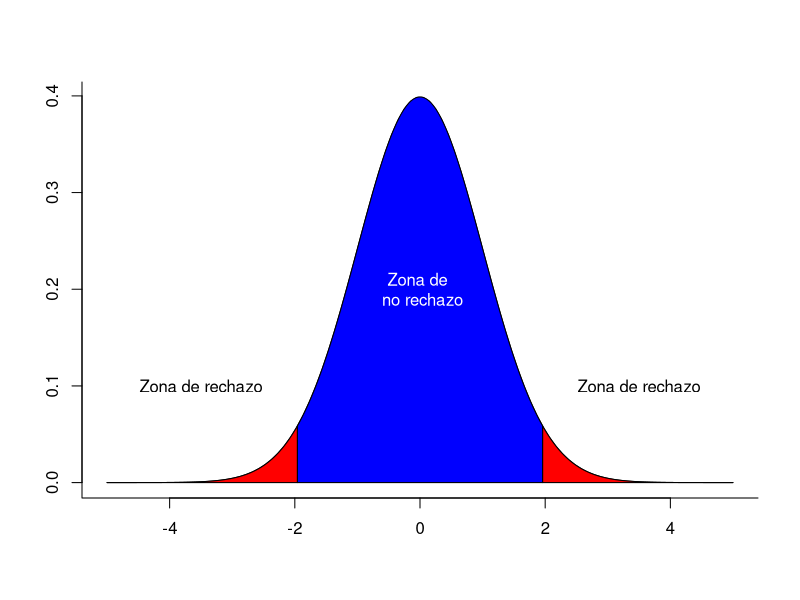

Reproduce this figure in R. (Note: this script raises an error after producing the figure.)
#Fucnión para generar la gráfica de la prueba de medias con sigma conocida.
#Genera las zonas de rechazo y no rechazo y posiciona el etadistico de prueba en su valor.
#Funciona para una y dos poblaciones. Solo distribución normal por ahora

plot.norm.test <- function (data, data2 = NULL, mu0 = NULL, gamma = 0.95, sigma = NULL, sigma2 = NULL, cola = "ambas", main = "", ylab ="", xlab ="", col.NR ="blue", col.R = "red", col.t = "black") {
  alfa = 1-gamma
  if(is.null(data2)) {
    est.prueb <- (mean(data)-mu0)/(sigma/sqrt(length(data)))
    if(cola == "izquierda"){
      ZR.Inf <- -5
      ZR.Sup <- qnorm(alfa)
      zona.NR=seq(ZR.Sup,5,length.out = 100)
      xNR <- c(ZR.Sup,zona.NR,5)
      yNR <- c(0,dnorm(zona.NR),0)
      xR <- c(-5,seq(-5,ZR.Sup,length.out = 100),ZR.Sup)
      yR <- c(0,dnorm(seq(-5,ZR.Sup,length.out = 100)),0)
      plot(x= seq(-5,5,length.out= length(zona.NR)), y = dnorm(seq(-5,5,length.out = length(zona.NR))), type = "l", bty = "l", main = main, ylab = ylab, xlab = xlab)
      polygon(xNR, yNR, col= col.NR)
      polygon(xR, yR, col= col.R)
      text(x = c(0,-3.5), y = c(0.2,0.1), labels = c("Zona de \n no rechazo", "Zona de rechazo"), col = c("white",1))
      if(est.prueb < -5){
        text(x = -4.5, y = 0.06, labels ="t", cex = 2, col = "black")
        text(x = -4.5, y = 0.03, labels ="<-", cex = 2, col = "black", srt = 90)
      }else {
        text(x = est.prueb, y = 0.06, labels ="t", cex = 2, col = "black")
        text(x = est.prueb, y = 0.03, labels ="<-", cex = 2, col = "black", srt = 90)
      }
    }else if (cola == "derecha"){
      ZR.Inf <- qnorm(1-alfa)
      ZR.Sup <- 5
      zona.NR=seq(-5,ZR.Inf,length.out = 100)
      xNR <- c(-5,zona.NR,ZR.Inf)
      yNR <- c(0,dnorm(zona.NR),0)
      xR <- c(ZR.Inf,seq(ZR.Inf, 5,length.out = 100),5)
      yR <- c(0,dnorm(seq(ZR.Inf, 5,length.out = 100)),0)
      plot(x= seq(-5,5,length.out= length(zona.NR)), y = dnorm(seq(-5,5,length.out = length(zona.NR))), type = "l", bty = "l", main = main, ylab = ylab, xlab = xlab)
      polygon(xNR, yNR, col= col.NR)
      polygon(xR, yR, col= col.R)
      text(x = c(0,3.5), y = c(0.2,0.1), labels = c("Zona de \n no rechazo", "Zona de rechazo"), col = c("white",1))
      if(est.prueb > 5){
        text(x = 4.5, y = 0.06, labels ="t", cex = 2, col = "black")
        text(x = 4.5, y = 0.03, labels ="<-", cex = 2, col = "black", srt = 90)
      } else {
        text(x = est.prueb, y = 0.06, labels ="t", cex = 2, col = "black")
        text(x = est.prueb, y = 0.03, labels ="<-", cex = 2, col = "black", srt = 90)
      }
    }else if (cola == "ambas"){
      ZR.Inf <- qnorm(alfa/2)
      ZR.Sup <- qnorm(1-alfa/2)
      zona.NR=seq(ZR.Inf,ZR.Sup,length.out = 100)
      xNR <- c(ZR.Inf,zona.NR,ZR.Sup)
      yNR <- c(0,dnorm(zona.NR),0)
      xR.Inf <- c(-5,seq(-5,ZR.Inf,length.out = 100),ZR.Inf)
      yR.Inf <- c(0,dnorm(seq(-5,ZR.Inf,length.out = 100)),0)
      xR.Sup <- c(ZR.Sup,seq(ZR.Sup, 5,length.out = 100),5)
      yR.Sup <- c(0,dnorm(seq(ZR.Sup, 5,length.out = 100)),0)
      plot(x= seq(-5,5,length.out= length(zona.NR)), y = dnorm(seq(-5,5,length.out = length(zona.NR))), type = "l", bty = "l", main = main, ylab = ylab, xlab = xlab)
      polygon(xNR, yNR, col= col.NR)
      polygon(xR.Inf, yR.Inf, col= col.R)
      polygon(xR.Sup, yR.Sup, col= col.R)
      text(x = c(0,-3.5,3.5), y = c(0.2,0.1,0.1), labels = c("Zona de \n no rechazo", "Zona de rechazo","Zona de rechazo"), col = c("white",1,1))
      if(est.prueb < -5){
        text(x = -4.5, y = 0.06, labels ="t", cex = 2, col = col.t)
        text(x = -4.5, y = 0.03, labels ="<-", cex = 2, col = col.t, srt = 90)
      }else if(est.prueb > 5){
        text(x = 4.5, y = 0.06, labels ="t", cex = 2, col = col.t)
        text(x = 4.5, y = 0.03, labels ="<-", cex = 2, col = col.t, srt = 90)
      }else {
        text(x = est.prueb, y = 0.06, labels ="t", cex = 2, col = col.t)
        text(x = est.prueb, y = 0.03, labels ="<-", cex = 2, col = col.t, srt = 90)
      }
    }
  } else {
    est.prueb <- (mean(data)-mean(data2))/sqrt((sigma/length(data))+(sigma2/length(data2)))
    if(cola == "izquierda"){
      ZR.Inf <- -5
      ZR.Sup <- qnorm(alfa)
      zona.NR=seq(ZR.Sup,5,length.out = 100)
      xNR <- c(ZR.Sup,zona.NR,5)
      yNR <- c(0,dnorm(zona.NR),0)
      xR <- c(-5,seq(-5,ZR.Sup,length.out = 100),ZR.Sup)
      yR <- c(0,dnorm(seq(-5,ZR.Sup,length.out = 100)),0)
      plot(x= seq(-5,5,length.out= length(zona.NR)), y = dnorm(seq(-5,5,length.out = length(zona.NR))), type = "l", bty = "l", main = main, ylab = ylab, xlab = xlab)
      polygon(xNR, yNR, col= col.NR)
      polygon(xR, yR, col= col.R)
      text(x = c(0,-3.5), y = c(0.2,0.1), labels = c("Zona de \n no rechazo", "Zona de rechazo"), col = c("white",1))
      if(est.prueb < -5){
        text(x = -4.5, y = 0.06, labels ="t", cex = 2, col = "black")
        text(x = -4.5, y = 0.03, labels ="<-", cex = 2, col = "black", srt = 90)
      }else {
        text(x = est.prueb, y = 0.06, labels ="t", cex = 2, col = "black")
        text(x = est.prueb, y = 0.03, labels ="<-", cex = 2, col = "black", srt = 90)
      }
    }else if (cola == "derecha"){
      ZR.Inf <- qnorm(1-alfa)
      ZR.Sup <- 5
      zona.NR=seq(-5,ZR.Inf,length.out = 100)
      xNR <- c(-5,zona.NR,ZR.Inf)
      yNR <- c(0,dnorm(zona.NR),0)
      xR <- c(ZR.Inf,seq(ZR.Inf, 5,length.out = 100),5)
      yR <- c(0,dnorm(seq(ZR.Inf, 5,length.out = 100)),0)
      plot(x= seq(-5,5,length.out= length(zona.NR)), y = dnorm(seq(-5,5,length.out = length(zona.NR))), type = "l", bty = "l", main = main, ylab = ylab, xlab = xlab)
      polygon(xNR, yNR, col= col.NR)
      polygon(xR, yR, col= col.R)
      text(x = c(0,3.5), y = c(0.2,0.1), labels = c("Zona de \n no rechazo", "Zona de rechazo"), col = c("white",1))
      if(est.prueb > 5){
        text(x = 4.5, y = 0.06, labels ="t", cex = 2, col = "black")
        text(x = 4.5, y = 0.03, labels ="<-", cex = 2, col = "black", srt = 90)
      } else {
        text(x = est.prueb, y = 0.06, labels ="t", cex = 2, col = "black")
        text(x = est.prueb, y = 0.03, labels ="<-", cex = 2, col = "black", srt = 90)
      }
    }else if (cola == "ambas"){
      ZR.Inf <- qnorm(alfa/2)
      ZR.Sup <- qnorm(1-alfa/2)
      zona.NR=seq(ZR.Inf,ZR.Sup,length.out = 100)
      xNR <- c(ZR.Inf,zona.NR,ZR.Sup)
      yNR <- c(0,dnorm(zona.NR),0)
      xR.Inf <- c(-5,seq(-5,ZR.Inf,length.out = 100),ZR.Inf)
      yR.Inf <- c(0,dnorm(seq(-5,ZR.Inf,length.out = 100)),0)
      xR.Sup <- c(ZR.Sup,seq(ZR.Sup, 5,length.out = 100),5)
      yR.Sup <- c(0,dnorm(seq(ZR.Sup, 5,length.out = 100)),0)
      plot(x= seq(-5,5,length.out= length(zona.NR)), y = dnorm(seq(-5,5,length.out = length(zona.NR))), type = "l", bty = "l", main = main, ylab = ylab, xlab = xlab)
      polygon(xNR, yNR, col= col.NR)
      polygon(xR.Inf, yR.Inf, col= col.R)
      polygon(xR.Sup, yR.Sup, col= col.R)
      text(x = c(0,-3.5,3.5), y = c(0.2,0.1,0.1), labels = c("Zona de \n no rechazo", "Zona de rechazo","Zona de rechazo"), col = c("white",1,1))
      if(est.prueb < -5){
        text(x = -4.5, y = 0.06, labels ="t", cex = 2, col = col.t)
        text(x = -4.5, y = 0.03, labels ="<-", cex = 2, col = col.t, srt = 90)
      }else if(est.prueb > 5){
        text(x = 4.5, y = 0.06, labels ="t", cex = 2, col = col.t)
        text(x = 4.5, y = 0.03, labels ="<-", cex = 2, col = col.t, srt = 90)
      }else {
        text(x = est.prueb, y = 0.06, labels ="t", cex = 2, col = col.t)
        text(x = est.prueb, y = 0.03, labels ="<-", cex = 2, col = col.t, srt = 90)
      }
    }
  }
}

plot.norm.test(iris$Sepal.Length, mu0 = 15)
